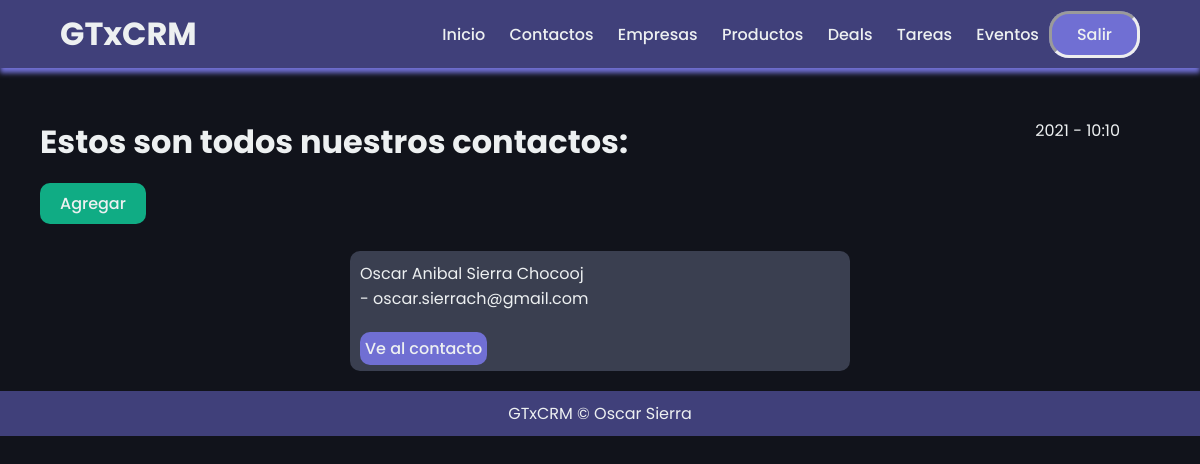
The app's page /contactos/ (signed in) with its own data.
### mainapp/models.py (models this page shows, shortened)
class Lead(models.Model):
    nombres = models.CharField(max_length=45)
    apellidos = models.CharField(max_length=45)
    titulo = models.CharField(max_length=45)
    email = models.CharField(max_length=45)
    empresa = models.ForeignKey("Empresa", on_delete=models.CASCADE)
    movil = models.CharField(max_length=20)
    telefono = models.CharField(max_length=45)
    descripcion = models.CharField(max_length=200)
    agente = models.ForeignKey("Agent", on_delete=models.CASCADE)

### mainapp/views.py (the view)
# urls.py: path('contactos/', leadListView.as_view(), name="lead_list"),
class leadListView(LoginRequiredMixin, ListView):
    template_name="leads/leads_list.html"
    queryset = Lead.objects.all()
    context_object_name = "contactos"

### mainapp/templates/leads/leads_list.html (shortened to what this page needs)
{% extends 'layouts/layouts.html'%}
{% block content %}
<div class="start">
    <div class="initial">
        <h1>Estos son todos nuestros contactos: </h1>
            <div id="time">
                {% now "Y - h:m"%}
            </div>
        </div>
    </div>
<br/>
<div class="divbtn" style="margin-left: 40px;">
    <a class="submitbtn" href="{% url 'lead_create' %}"><button>Agregar</button></a>
</div>
<br/>
<div class="list_container">
    {% for contacto in contactos %}
        <div class="list_content">
            <p>{{ contacto.nombres }} {{ contacto.apellidos }}<br/>
            - {{ contacto.email }}</p><br/>
            <a class="detail_href" href="{% url 'lead_detail' contacto.pk %}">Ve al contacto</a>
        </div>
    {% endfor %}
</div>
{% endblock %}

### mainapp/static/css/styles.css (style rules this page uses)
* { margin: 0; padding: 0; font-family: "Poppins", sans-serif; color: #edf0f1; text-decoration: none; }
body { box-sizing: border-box; background-color: #11131b; }
li, a, button { font-weight: 500; font-size: 16px; text-decoration: none; border: none; background-color: transparent; }
.start { width: 90%; margin-top: 50px; margin-left: 40px; margin-right: 40px; }
.initial { display: flex; justify-content: space-between; }
.list_container { display: flex; flex-wrap: wrap; width: 90%; padding: 10px; margin: auto; }
.list_container > * { flex: 0 1 30em; }
.list_content { padding: 10px; background-color: #3a3f50; width: 20%; margin: auto; margin-bottom: 10px; border-radius: 10px; }
.detail_href { padding: 5px; background-color: #706fd3; border-radius: 10px; cursor: pointer; transition: all 0.3s ease 0s; }
.submitbtn { margin-top: 20px; padding: 9px 20px; background-color: #10ac84; border-radius: 10px; cursor: pointer; transition: all 0.3s ease 0s; }

### records on screen
Lead: nombres "Oscar Anibal", apellidos "Sierra Chocooj", email "oscar.sierrach@gmail.com"
